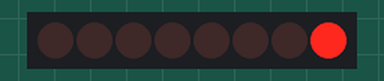
This sketch was run on a simulated Arduino Uno, built with avr-gcc and run on an emulated ATmega328P. Parts: 8 shift-register outputs drawn as a row of LEDs (first output left, lit = HIGH). Wiring (inferred from the names in the program): shift register (74HC595): data pin 4; shift clock pin 6; latch pin 5. Wiring (inferred from the signals the program sends): row of LEDs: on Q0, Q1, Q2, Q3, Q4, Q5, Q6, Q7.

Above: at 0.2 s.
At 1.2 s:
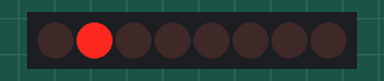
At 1.7 s:
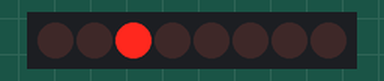
At 2.2 s:
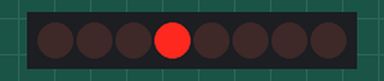
At 3.2 s:
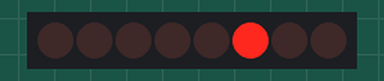
At 4.7 s:
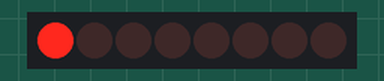
Timing chart, 0 to 5.2 s (numbered marks = the images above):
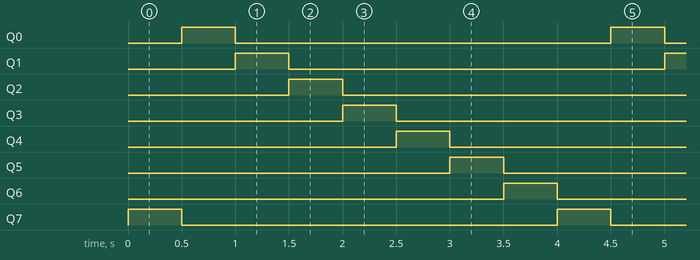

Measured:
- by itself, Q0–7: alternates HIGH for 0.50 s and LOW for 3.5 s
- by itself, everything shown: repeats every 4.0 s, in 8 steps

The sketch:

7_SEG_TEST.ino
```cpp
#define latchPin 5
#define dataPin 4
#define clockPin 6

byte seg0 = B00111111;
byte seg1 = B00000110;
byte seg2 = B01011011;
byte seg3 = B01001111;
byte seg4 = B01100110;
byte seg5 = B01101101;
byte seg6 = B01111101;
byte seg7 = B00000111;
byte seg8 = B01111111;
byte seg9 = B01101111;
byte fill = B10000000;
void setup() {
  // put your setup code here, to run once:
  pinMode(latchPin, OUTPUT);
  pinMode(dataPin, OUTPUT);
  pinMode(clockPin, OUTPUT);
}

void loop() {
  // put your main code here, to run repeatedly:
  /*
  digitalWrite(latchPin, LOW);
  shiftOut(dataPin, clockPin, MSBFIRST, seg0);
  digitalWrite(latchPin, HIGH);
  delay(500);
  digitalWrite(latchPin, LOW);
  shiftOut(dataPin, clockPin, MSBFIRST, seg1);
  digitalWrite(latchPin, HIGH);
  delay(500);
  digitalWrite(latchPin, LOW);
  shiftOut(dataPin, clockPin, MSBFIRST, seg2);
  digitalWrite(latchPin, HIGH);
  delay(500);
  digitalWrite(latchPin, LOW);
  shiftOut(dataPin, clockPin, MSBFIRST, seg2);
  digitalWrite(latchPin, HIGH);
  delay(500);
  digitalWrite(latchPin, LOW);
  shiftOut(dataPin, clockPin, MSBFIRST, seg3);
  digitalWrite(latchPin, HIGH);
  delay(500);
  digitalWrite(latchPin, LOW);
  shiftOut(dataPin, clockPin, MSBFIRST, seg4);
  digitalWrite(latchPin, HIGH);
  delay(500);
  digitalWrite(latchPin, LOW);
  shiftOut(dataPin, clockPin, MSBFIRST, seg5);
  digitalWrite(latchPin, HIGH);
  delay(500);
  digitalWrite(latchPin, LOW);
  shiftOut(dataPin, clockPin, MSBFIRST, seg6);
  digitalWrite(latchPin, HIGH);
  delay(500);
  digitalWrite(latchPin, LOW);
  shiftOut(dataPin, clockPin, MSBFIRST, seg7);
  digitalWrite(latchPin, HIGH);
  delay(500);
  digitalWrite(latchPin, LOW);
  shiftOut(dataPin, clockPin, MSBFIRST, seg8);
  digitalWrite(latchPin, HIGH);
  delay(500);
  digitalWrite(latchPin, LOW);
  shiftOut(dataPin, clockPin, MSBFIRST, seg9);
  digitalWrite(latchPin, HIGH);
  delay(500);
  */
  digitalWrite(latchPin, LOW);
  shiftOut(dataPin, clockPin, MSBFIRST, fill);
  digitalWrite(latchPin, HIGH);
  delay(500);
  fill = fill/128 + fill*2;
}
```
